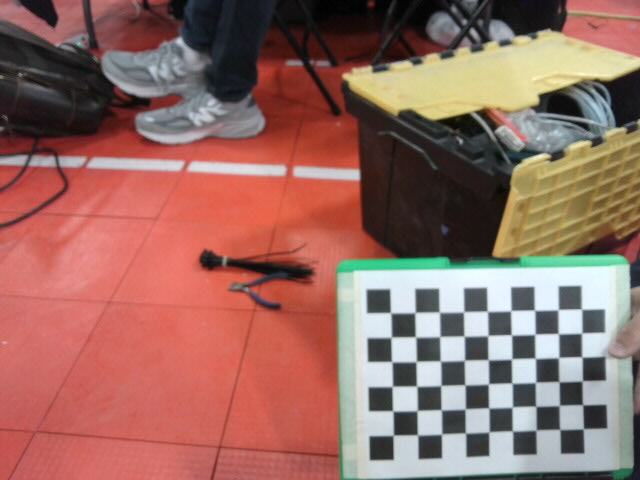
#> input picture Mid Cam/my_photo-1.jpg, 640 x 480 px; its folder holds only this picture in this run
$ python calibration.py
#> lines starting #> are read from the running program, lines starting #| are printed output that depends on the picture; after the words box and inside, x2 and y2 are one past the last pixel; in counts of white or black regions, pixels touching at a corner belong together; long printed decimals are rounded
import numpy as np
import cv2
import glob
import sys

# termination criteria
criteria = (cv2.TERM_CRITERIA_EPS + cv2.TERM_CRITERIA_MAX_ITER, 30, 0.001)

def calibrate_pinhole(dirpath, prefix, image_format, square_size, width=6, height=9):
    """ Apply camera calibration operation for images in the given directory path. """
#> called with dirpath = './Mid Cam', prefix = '*', image_format = 'jpg', square_size = 25, width = 6, height = 9
    # prepare object points, like (0,0,0), (1,0,0), (2,0,0) ....,(8,6,0)
    objp = np.zeros((height*width, 3), np.float32)
    objp[:, :2] = np.mgrid[0:width, 0:height].T.reshape(-1, 2)

    objp = objp * square_size
    # Arrays to store object points and image points from all the images.
    objpoints = []  # 3d point in real world space
    imgpoints = []  # 2d points in image plane.

    if dirpath[-1:] == '/':
        dirpath = dirpath[:-1]

    images = glob.glob(dirpath+'/' + prefix + '*.' + image_format)

    for fname in images:
        img = cv2.imread(fname)
#> img is the input picture: shape (480, 640, 3); mean B, G, R 98.5, 107.2, 150.7
        gray = cv2.cvtColor(img, cv2.COLOR_BGR2GRAY)
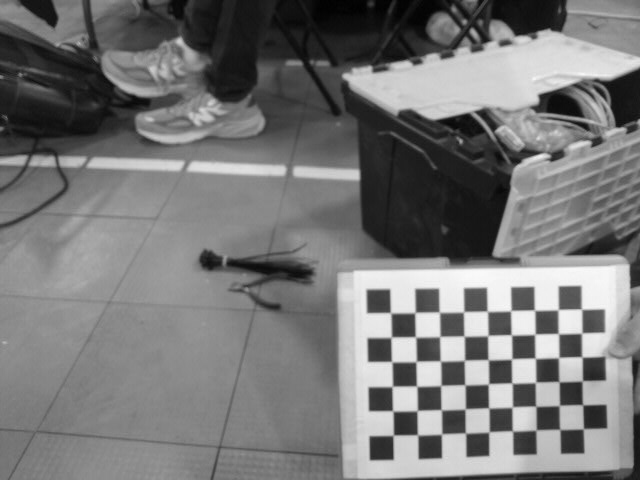
#> gray: shape (480, 640); min 1, max 250, mean 119.2

        # Find the chess board corners
        ret, corners = cv2.findChessboardCorners(gray, (width, height), None)
#> ret = True; corners = 54 rows, first 8: [393.2, 435], [392.5, 410.6], [392, 386.6], [391.7, 361.7], [390.8, 337.6], [389.9, 312.3], [417.6, 434.7], [417.2, 410.5]

        # If found, add object points, image points (after refining them)
        if ret:
            objpoints.append(objp)

            corners2 = cv2.cornerSubPix(gray, corners, (11, 11), (-1, -1), criteria)
#> corners2 = 54 rows, first 8: [393.2, 435.2], [392.8, 410.9], [392.3, 386.4], [391.7, 361.7], [391.2, 337.2], [390.6, 312.8], [417.6, 434.9], [417.2, 410.6]
            imgpoints.append(corners2)

            # Draw and display the corners
            img = cv2.drawChessboardCorners(img, (width, height), corners2, ret)
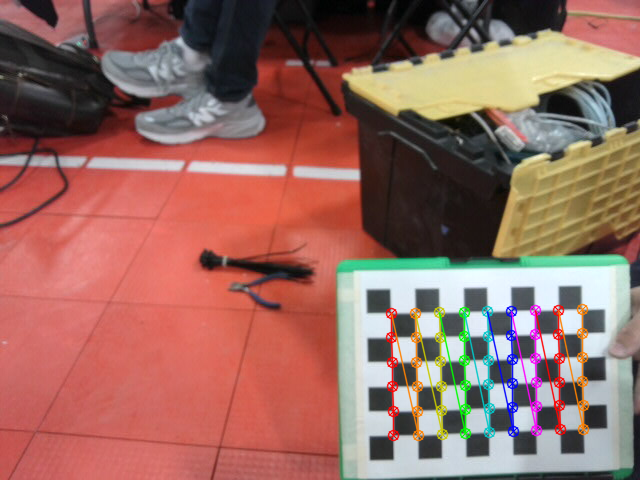
#> img: shape (480, 640, 3); 3.3% of pixels changed, all inside (x1, y1, x2, y2) = (385, 303, 590, 442)

    ret, mtx, dist, rvecs, tvecs = cv2.calibrateCamera(objpoints, imgpoints, gray.shape[::-1], None, None)
#> ret = 0.181; mtx = [[1687.2, 0, 254.5], [0, 1639.2, 232.3], [0, 0, 1]]; dist = [[1.75, -55.46, -0.0428, 0.0188, 567.6]]; rvecs = ([0.161, -0.242, -1.57],); tvecs = ([135.8, 207.2, 1675.9],)
    print('mtx')
    print(mtx)
#| [[1.68716973e+03 0.00000000e+00 2.54519111e+02]
#|  [0.00000000e+00 1.63919143e+03 2.32321727e+02]
#|  [0.00000000e+00 0.00000000e+00 1.00000000e+00]]
    print('dist')
    print(dist)
#| [[ 1.75214327e+00 -5.54642738e+01 -4.28259861e-02  1.88096533e-02
#|    5.67564561e+02]]
    # return [ret, mtx, dist, rvecs, tvecs]

# [46 lines left out: function calibrate_fisheye, not called in this run]

calibrate_pinhole('./Mid Cam', '*', 'jpg', 25)

$ run again, on Mid Cam/my_photo-13.jpg
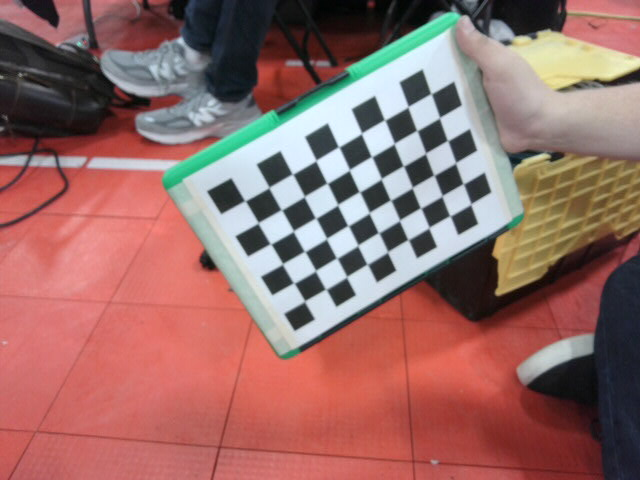
#> input picture Mid Cam/my_photo-13.jpg, 640 x 480 px
#> in calibrate_pinhole, img is the input picture: shape (480, 640, 3); mean B, G, R 103.7, 107.9, 150.4
#> in calibrate_pinhole, `gray = cv2.cvtColor(img, cv2.COLOR_BGR2GRAY)`:
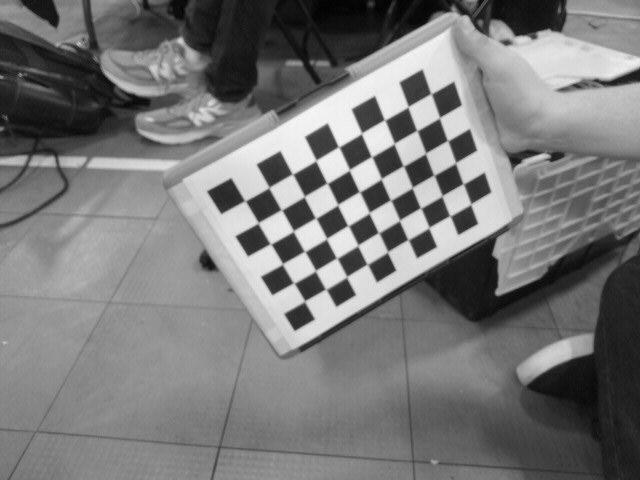
#> gray: shape (480, 640); min 0, max 247, mean 120.1
#> in calibrate_pinhole, `ret, corners = cv2.findChessboardCorners(gray, (width, height), None)`: ret = True; corners = 54 rows, first 8: [304.8, 300.4], [294, 282.9], [282.7, 263.4], [270.9, 244.1], [258.5, 222.2], [245.3, 201], [325.3, 289], [315.7, 269.9]
#> corners2 = 54 rows, first 8: [304.6, 301.2], [293.8, 283], [282.5, 263.9], [270.6, 243.9], [258.1, 222.8], [245, 200.8], [325.8, 289.2], [315.5, 270.7]
#> in calibrate_pinhole, `img = cv2.drawChessboardCorners(img, (width, height), corners2, ret)`:
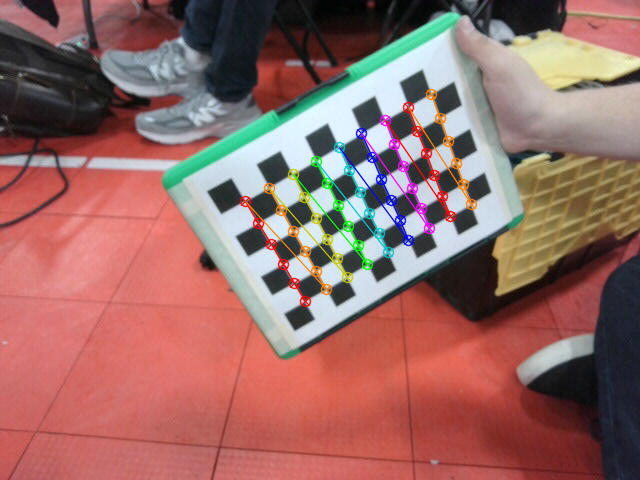
#> img: shape (480, 640, 3); 3.08% of pixels changed, all inside (x1, y1, x2, y2) = (239, 88, 478, 308)
#> in calibrate_pinhole, `ret, mtx, dist, rvecs, tvecs = cv2.calibrateCamera(objpoints, imgpoint..`: ret = 0.257; mtx = [[593.9, 0, 323.5], [0, 604.8, 297.1], [0, 0, 1]]; dist = [[0.638, -2.71, 0.0654, -0.0164, 6.54]]; rvecs = ([0.611, 0.297, -2.03],); tvecs = ([-19.14, 4.67, 610.6],)
#| [[593.947   0.         323.469]
#|  [  0.         604.801  297.059]
#|  [  0.           0.           1.        ]]
#| [[ 0.6379 -2.706  0.06545 -0.0164  6.541 ]]

$ run again, on Mid Cam/my_photo-14.jpg
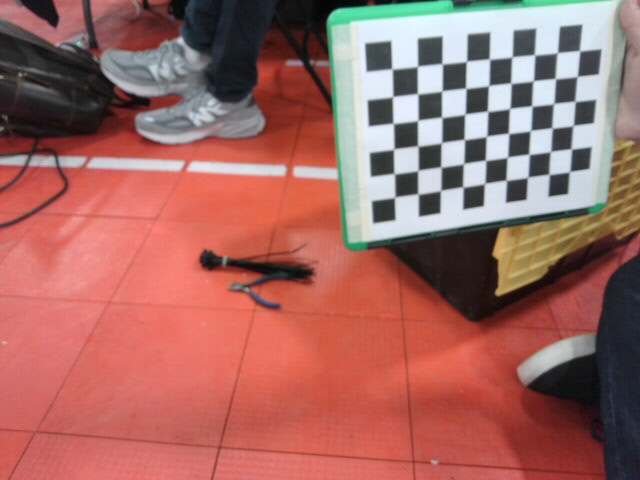
#> input picture Mid Cam/my_photo-14.jpg, 640 x 480 px
#> in calibrate_pinhole, img is the input picture: shape (480, 640, 3); mean B, G, R 99.3, 104.8, 162.1
#> in calibrate_pinhole, `gray = cv2.cvtColor(img, cv2.COLOR_BGR2GRAY)`:
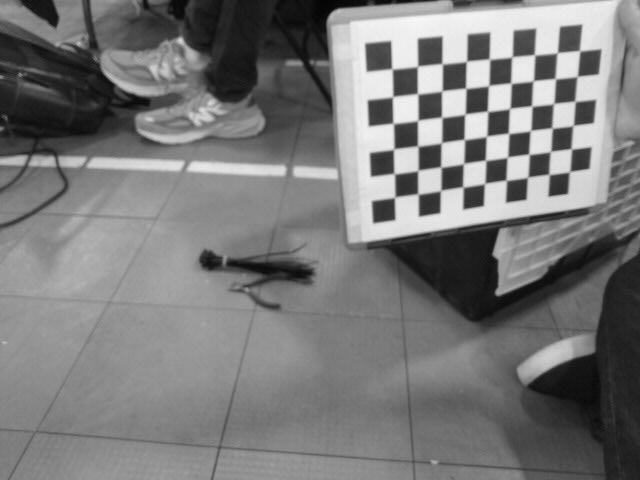
#> gray: shape (480, 640); min 3, max 248, mean 121.3
#> in calibrate_pinhole, `ret, corners = cv2.findChessboardCorners(gray, (width, height), None)`: ret = True; corners = 54 rows, first 8: [394.4, 197.7], [394.2, 173.6], [393.3, 149.4], [392.9, 123.3], [393.1, 96.34], [391.6, 68.52], [417.5, 193.5], [417.9, 170.4]
#> corners2 = 54 rows, first 8: [394.7, 197.2], [394.3, 173.7], [393.7, 149.1], [393.2, 123.4], [392.6, 96.71], [392, 68.97], [418, 194], [417.9, 170.5]
#> in calibrate_pinhole, `img = cv2.drawChessboardCorners(img, (width, height), corners2, ret)`:
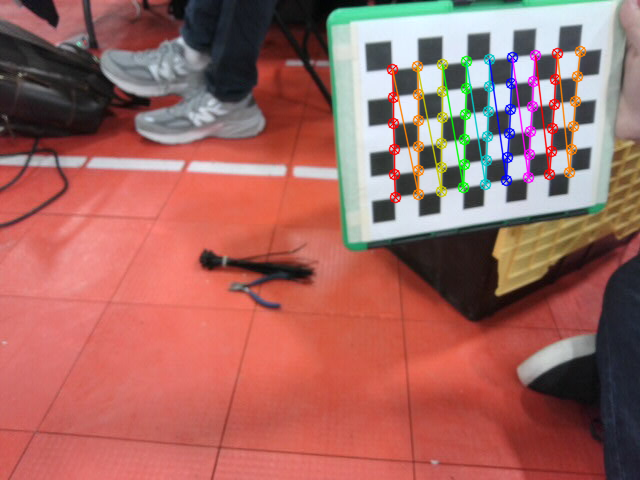
#> img: shape (480, 640, 3); 3.34% of pixels changed, all inside (x1, y1, x2, y2) = (386, 45, 587, 204)
#> in calibrate_pinhole, `ret, mtx, dist, rvecs, tvecs = cv2.calibrateCamera(objpoints, imgpoint..`: ret = 0.242; mtx = [[851.5, 0, 345.2], [0, 900.5, 243.5], [0, 0, 1]]; dist = [[1.75, -8.58, 0.122, -0.155, 24.39]]; rvecs = ([0.667, 0.194, -1.62],); tvecs = ([48.71, -42.54, 808.8],)
#| [[851.517   0.         345.244]
#|  [  0.         900.532 243.457]
#|  [  0.           0.           1.        ]]
#| [[ 1.753 -8.585  0.1219 -0.1551 24.393 ]]

$ run again, on Mid Cam/my_photo-15.jpg
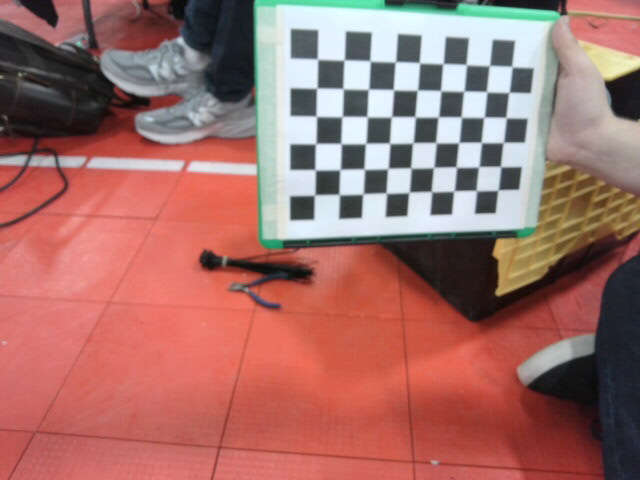
#> input picture Mid Cam/my_photo-15.jpg, 640 x 480 px
#> in calibrate_pinhole, img is the input picture: shape (480, 640, 3); mean B, G, R 105.7, 111, 162.5
#> in calibrate_pinhole, `gray = cv2.cvtColor(img, cv2.COLOR_BGR2GRAY)`:
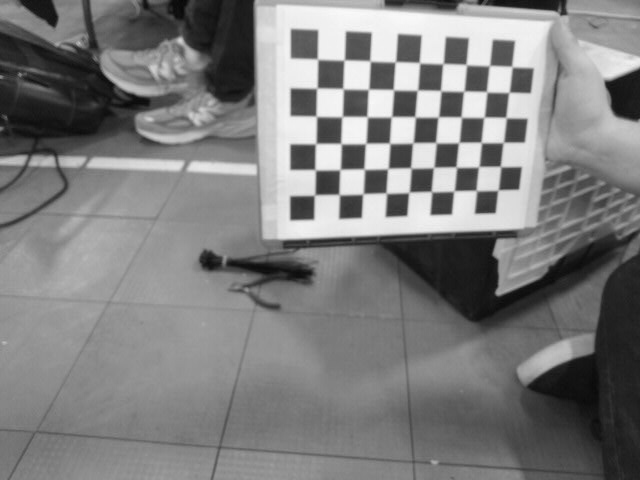
#> gray: shape (480, 640); min 6, max 249, mean 125.8
#> in calibrate_pinhole, `ret, corners = cv2.findChessboardCorners(gray, (width, height), None)`: ret = True; corners = 54 rows, first 8: [313.9, 195.6], [315.4, 169.9], [315.3, 144.1], [316.5, 116.5], [317.3, 87.69], [317.7, 59.34], [339.3, 194.7], [339.8, 169.6]
#> corners2 = 54 rows, first 8: [314.5, 195], [315.2, 169.8], [315.7, 143.7], [316.3, 116.3], [316.8, 88.15], [317.5, 59.16], [339.2, 194.6], [340, 169.6]
#> in calibrate_pinhole, `img = cv2.drawChessboardCorners(img, (width, height), corners2, ret)`:
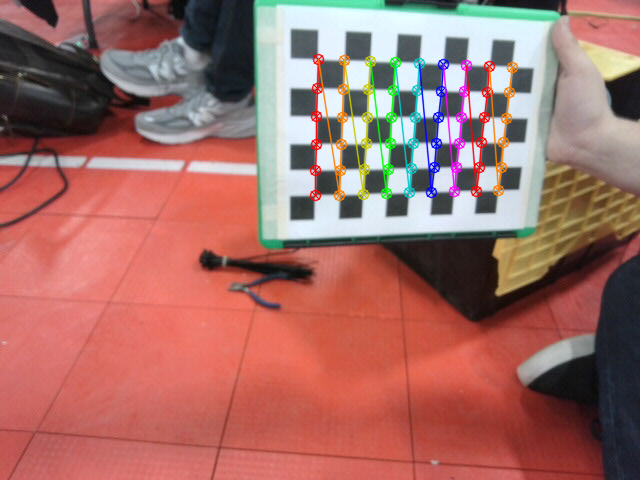
#> img: shape (480, 640, 3); 3.46% of pixels changed, all inside (x1, y1, x2, y2) = (309, 53, 519, 202)
#> in calibrate_pinhole, `ret, mtx, dist, rvecs, tvecs = cv2.calibrateCamera(objpoints, imgpoint..`: ret = 0.197; mtx = [[592.6, 0, 354.1], [0, 618.6, 209.3], [0, 0, 1]]; dist = [[1.16, -10.26, 0.0419, -0.0199, 35.34]]; rvecs = ([0.472, 0.0203, -1.54],); tvecs = ([-38.98, -13.19, 588.2],)
#| [[592.621   0.         354.092]
#|  [  0.         618.642 209.297]
#|  [  0.           0.           1.        ]]
#| [[ 1.16011089e+00 -1.02627528e+01  4.19183351e-02 -1.98818237e-02
#|    3.53405584e+01]]

$ run again, on Mid Cam/my_photo-10.jpg
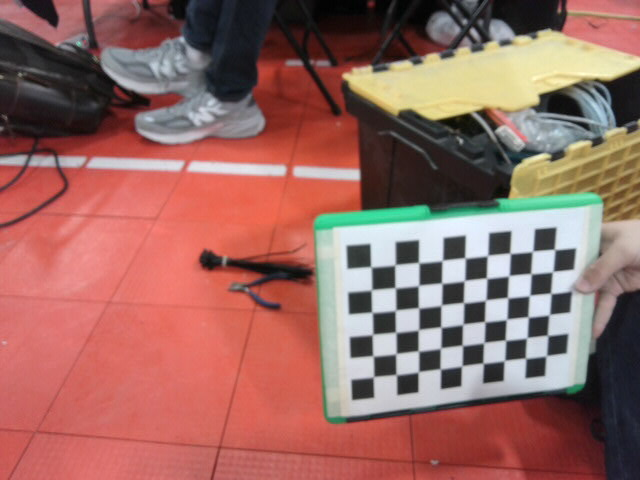
#> input picture Mid Cam/my_photo-10.jpg, 640 x 480 px
#> in calibrate_pinhole, img is the input picture: shape (480, 640, 3); mean B, G, R 98.1, 105, 152.7
#> in calibrate_pinhole, `gray = cv2.cvtColor(img, cv2.COLOR_BGR2GRAY)`:
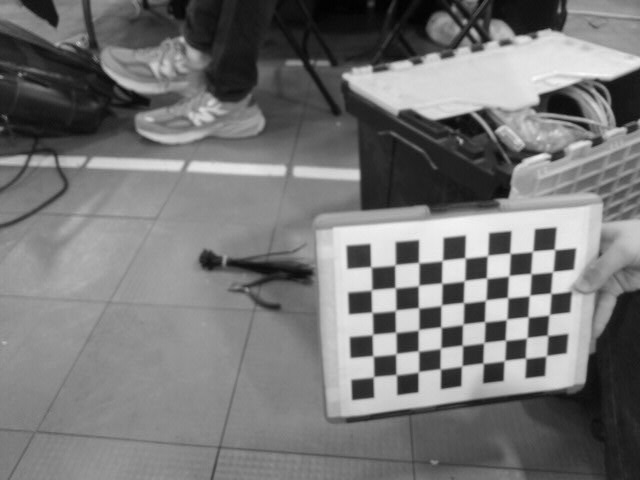
#> gray: shape (480, 640); min 0, max 250, mean 118.5
#> in calibrate_pinhole, `ret, corners = cv2.findChessboardCorners(gray, (width, height), None)`: ret = True; corners = 54 rows, first 8: [373.9, 376.3], [372.9, 355.8], [372.5, 334.4], [371.5, 311.8], [371.7, 289.5], [370.3, 266.3], [395.7, 374.1], [396.5, 353]
#> corners2 = 54 rows, first 8: [373.4, 376.8], [373, 355.9], [372.5, 334.5], [372, 312.4], [371.4, 289.9], [371, 266.9], [396.3, 374.7], [395.9, 353.7]
#> in calibrate_pinhole, `img = cv2.drawChessboardCorners(img, (width, height), corners2, ret)`:
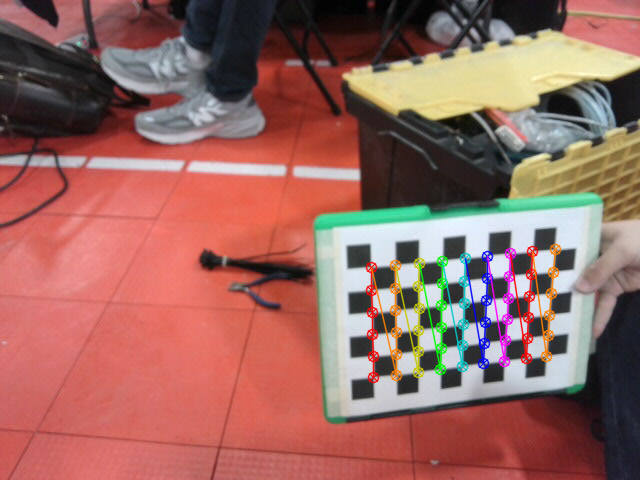
#> img: shape (480, 640, 3); 3.09% of pixels changed, all inside (x1, y1, x2, y2) = (365, 243, 562, 384)
#> in calibrate_pinhole, `ret, mtx, dist, rvecs, tvecs = cv2.calibrateCamera(objpoints, imgpoint..`: ret = 0.219; mtx = [[588.1, 0, 390.3], [0, 611.8, 215.1], [0, 0, 1]]; dist = [[-0.277, 4.41, -0.0175, 0.00755, -16.37]]; rvecs = ([0.403, 0.0726, -1.59],); tvecs = ([-18.44, 169.8, 629.2],)
#| [[588.110   0.         390.304]
#|  [  0.         611.789 215.096]
#|  [  0.           0.           1.        ]]
#| [[-2.76726604e-01  4.40517151e+00 -1.74548894e-02  7.55008180e-03
#|   -1.63727903e+01]]
